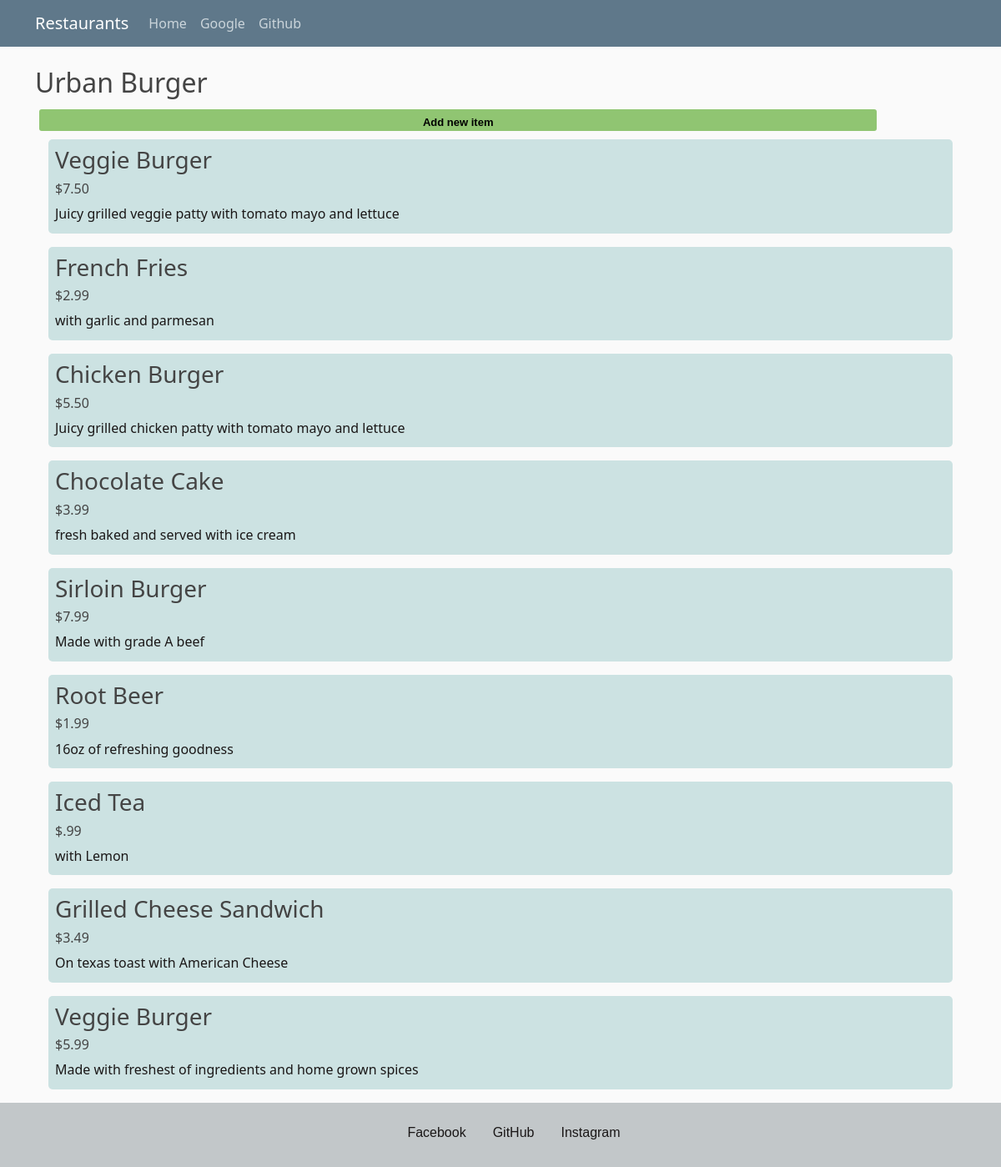
/restaurant/1/menu, run on an earlier commit of the app's database.
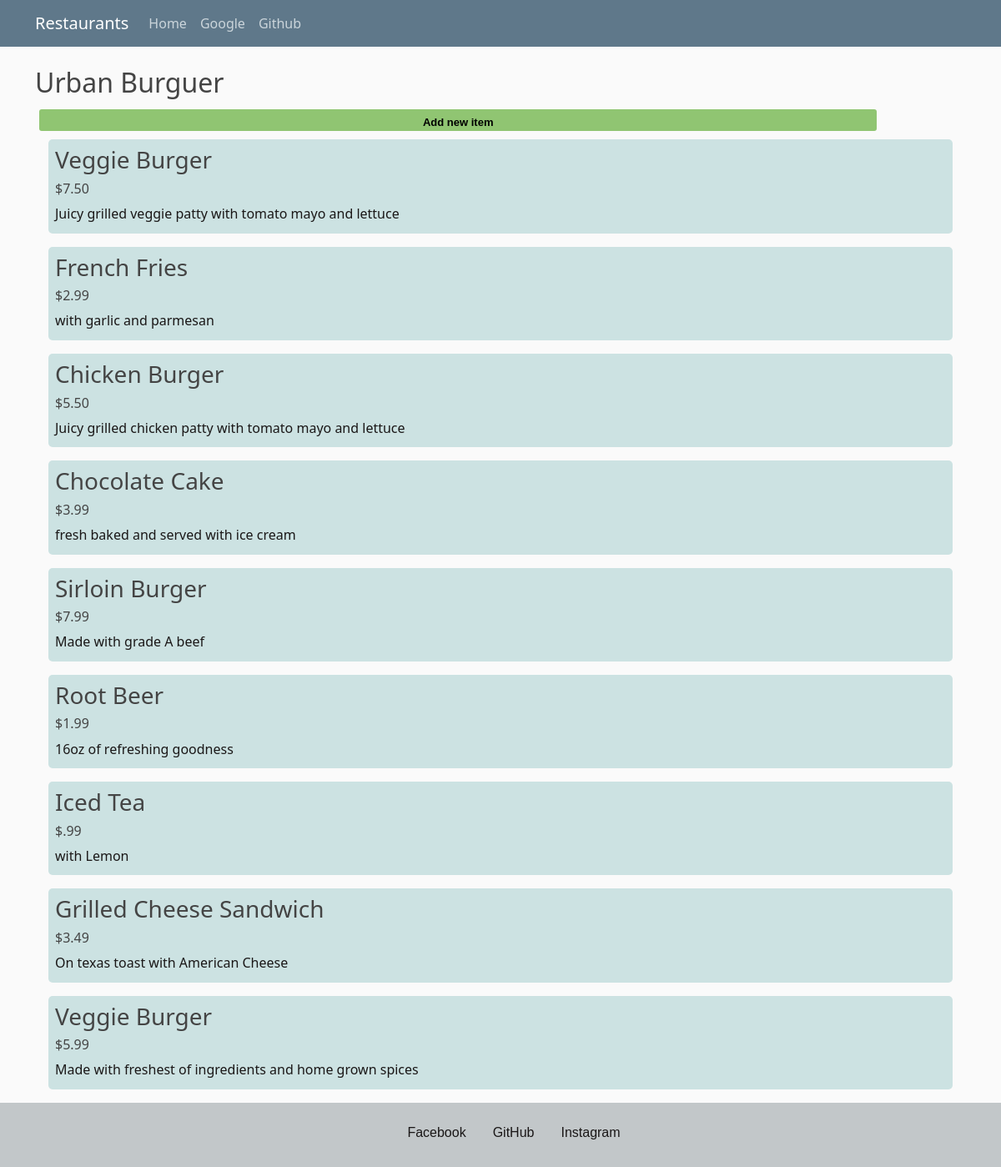
And on a later commit of the database.
### restaurant_appf/models.py (models this page shows, shortened)
class Restaurant(db.Model):
    __tablename__ = 'restaurant'
    id = db.Column(db.Integer, primary_key=True)
    name = db.Column(db.String(250), nullable=False)
    user_id = db.Column(db.Integer, db.ForeignKey('user.id'))
    user = db.relationship(User)

class MenuItem(db.Model):
    __tablename__ = 'menu_item'
    name = db.Column(db.String(80), nullable=False)
    id = db.Column(db.Integer, primary_key=True)
    description = db.Column(db.String(250))
    price = db.Column(db.String(8))
    course = db.Column(db.String(250))
    restaurant_id = db.Column(db.Integer, db.ForeignKey('restaurant.id'))
    restaurant = db.relationship(Restaurant)
    user_id = db.Column(db.Integer, db.ForeignKey('user.id'))
    user = db.relationship(User)

### restaurant_appf/routes.py (the view)
@app.route('/restaurant/<int:restaurant_id>')
@app.route('/restaurant/<int:restaurant_id>/menu')
def show_menu(restaurant_id):
    restaurant = db.session.query(Restaurant).filter_by(id=restaurant_id).first()
    items = db.session.query(MenuItem).filter_by(restaurant_id=restaurant.id)
    return render_template('menu_restaurant.html', restaurant_id=restaurant_id, items=items, restaurant=restaurant)

### restaurant_appf/templates/menu_restaurant.html (shortened to what this page needs)
{% extends "layout.html" %}
{% block content %}
<div class="main">
  <h2>{{ restaurant.name }}</h2>
  <div class="new_item">
    <button class="btn-new-item">Add new item</button>
  </div>
  {% for i in items %}
    <div class="menu_item">
      <span><h3>{{ i.name }}</h3></span>
      <span><h6>{{ i.price }}</h6></span>
      <span><p>{{ i.description }}</p></span>
    </div>
  {% endfor %}
</div>
{% endblock %}

### restaurant_appf/templates/layout.html (shortened to what this page needs)
<!DOCTYPE html>
<html lang="en">
  <head>
    <link href="https://cdn.jsdelivr.net/npm/bootstrap@5.1.3/dist/css/bootstrap.min.css" rel="stylesheet">
    <link rel="stylesheet" type="text/css" href="{{ url_for('static', filename='styles.css') }}">
  </head>
  <header class="site-header">
    <nav class="navbar navbar-expand-md navbar-dark bg-steel fixed-top">
      <div class="container">
        <a class="navbar-brand mr-4" href="{{ url_for('show_restaurants') }}">Restaurants</a>
        <div class="collapse navbar-collapse" id="navbarToggle">
          <div class="navbar-nav mr-auto">
            <a class="nav-item nav-link" href="{{ url_for('show_restaurants') }}">Home</a>
          </div>
          <div class="navbar-nav">
            {% if current_user.is_authenticated %}
            <a class="nav-item nav-link" href="{{ url_for('logout') }}">Logout</a>
            {% else %}
            <a class="nav-item nav-link" href="{{ url_for('glogin') }}">Google</a>
            <a class="nav-item nav-link" href="{{ url_for('github_login') }}">Github</a>
            {% endif %}
          </div>
        </div>
      </div>
    </nav>
  </header>
  <body>
    <main role="main" class="container">
      {% block content %}{% endblock %}
    </main>
  </body>
  <footer>
    <div class="socials">
      <a href="https://www.facebook.com/sergiomacomberc1/" class="facebook">Facebook</a>
      <a href="https://github.com/DnaCyphers" class="github">GitHub</a>
      <a href="https://www.instagram.com/sergio_guzmannc/?hl=es-la" class="instagram">Instagram</a>
    </div>
  </footer>
</html>

### restaurant_appf/static/styles.css (style rules this page uses)
body { background: #fafafa; color: #333333; margin-top: 5rem; }
h1, h2, h3, h4, h5, h6 { color: #444444; }
.bg-steel { background-color: #5f788a; }
.site-header .navbar-nav .nav-link { color: #cbd5db; }
p { margin-bottom: 3.5px; font-weight: 480; }
.main_div, .menu_item, .show_restaurants { background-color: rgb(204, 226, 226); border-radius: 5px; margin: 1em; padding: 8px; }
span { margin: 0; font-weight: 500; }
.menu_item { margin-bottom: none; margin-top: 5px; color: #1a1717; }
a { text-decoration: none; }
footer { background-color: #c2c7c9; align-items: center; padding: 1.5em; }
.facebook, .github, .instagram { text-decoration: none; margin-bottom: 5px; margin-left: 2em; font-family: Verdana, Geneva, Tahoma, sans-serif; color: #1a1717; }
.socials, .login, .local_login { display: flex; justify-content: center; align-items: center; }
.btn-new-item { background-color:#90c572; border-style: none; border-radius: 3px; padding: 6px; margin: 5px; font-family: Verdana, Geneva, Tahoma, sans-serif; font-size: 13px; }
input, button { border-radius: 3px; width: 100%; margin-bottom: 15px; height: 2em; border: none; }
.register input[type=submit], .login input[type=submit], button { width: 90%; margin-left: 21px; font-weight: 550; }

What changed in the data, as far as the page shows it:
changed Restaurant: name "Urban Burger" → "Urban Burguer"
